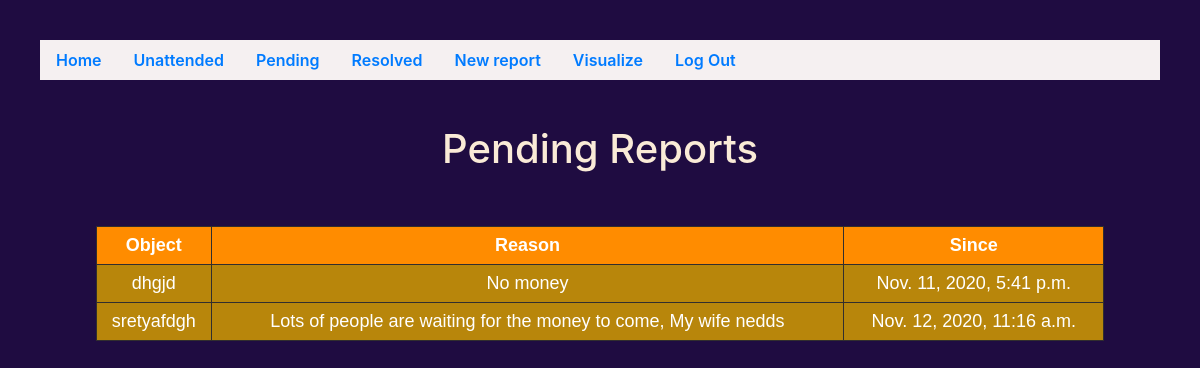
/pending (signed in), run on an earlier commit of the app's database.
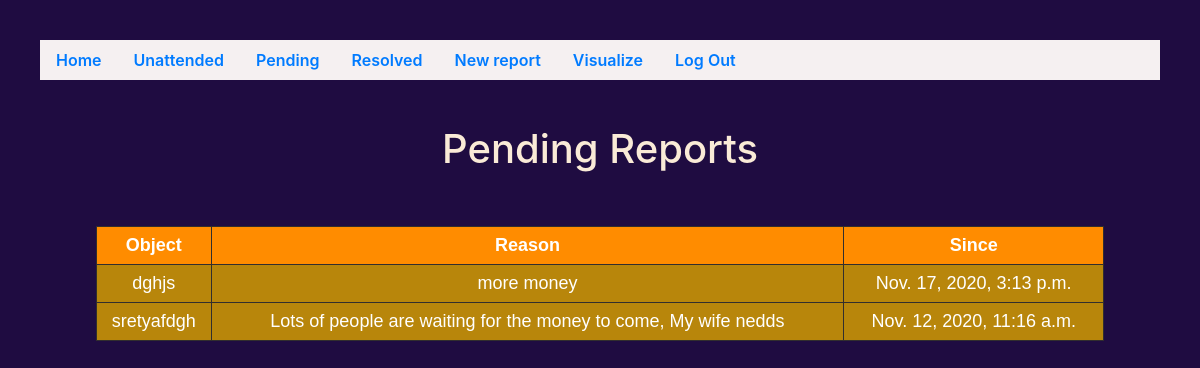
And on a later commit of the database.
### jedsreport/models.py (models this page shows, shortened)
class Pending(models.Model):
    report = models.OneToOneField(Report, primary_key=True, on_delete=models.CASCADE, related_name="pending_report")
    timestamp = models.DateTimeField(auto_now_add=True)
    status = models.BooleanField(default=True)
    reason = models.CharField(max_length=250, null=True)

class Report(models.Model):
    reporter = models.ForeignKey(User, on_delete=models.CASCADE, related_name="reports")
    title = models.CharField(max_length=255)
    description = models.TextField(blank=False)
    timestamp = models.DateTimeField(auto_now_add=True)
    venue = models.CharField(max_length=50)
    department =models.CharField(max_length=150)
    category =models.CharField(max_length=150)
    image = models.ImageField(upload_to="images",null=True, blank=True)
    status_read = models.BooleanField(default=False)

### jedsreport/views.py (the view)
# urls.py: path("pending", views.pending_report, name = "pending_report"),
def pending_report(request):
    pending_reports = Pending.objects.filter(status=True)
    return render(request,"jedsreport/pending.html",{
        "pending_reports":pending_reports
    })

### jedsreport/templates/jedsreport/pending.html
{% extends "jedsreport/layout.html" %}
{% block body %}
<h1 style="padding:4%; text-align: center;"> Pending Reports  </h1>
    {% if user.is_authenticated %}
        <table style="background-color:darkgoldenrod; width: 90%;">
            <thead style="background-color: rgb(255, 140, 0);">
                <tr style="text-align: center;">
                    <th id="pdt"> Object </th>
                    <th id="pdt"> Reason </th>
                    <th id="pdt"> Since </th>
                </tr>
            </thead>
            <tbody>
                {% for report in pending_reports %}
                <tr>
                    <td id="pdt">{{ report.report.title }}</td>
                    <td id="pdt">{{ report.reason }}</td>
                    <td id="pdt">{{ report.timestamp}}</td>
                </tr>
                {% endfor %}
            </tbody>
        </table>
    {% endif %}
{% endblock %}

What changed in the data, as far as the page shows it:
no longer on this page (row edited): Pending: report "dhgjd", reason "No money", timestamp "Nov. 11, 2020, 5:41 p.m."
added Pending: report "dghjs", reason "more money", timestamp "Nov. 17, 2020, 3:13 p.m."
